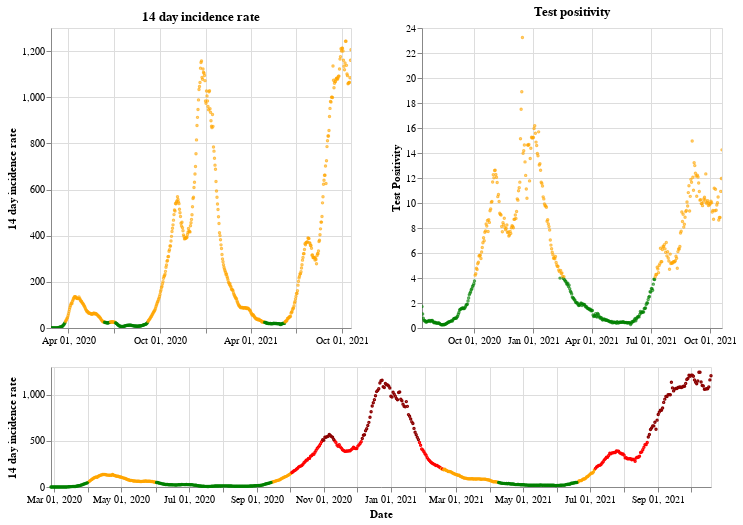

The code cell stored with this chart in its notebook:
### Markdown cell above
## Wales

### Code cell
plot_traffic_light('Wales')

### Figure 1 — Vega-Lite specification as saved in the notebook (floating-point values rounded to 4 significant figures; data arrays with more than 128 entries replaced by an {"elided": "..."} marker saying what was removed)
{"config": {"view": {"continuousWidth": 400, "continuousHeight": 300}}, "vconcat": [{"hconcat": [{"mark": {"type": "point", "size": 2}, "encoding": {"color": {"condition": {"value": "green", "test": "(datum.twoWeeklyCasesRate <= 25)"}, "value": "orange"}, "tooltip": [{"type": "nominal", "field": "areaName"}, {"type": "temporal", "field": "date"}, {"type": "quantitative", "field": "twoWeeklyCasesRate"}, {"type": "quantitative", "field": "testPositivity"}], "x": {"type": "temporal", "axis": {"title": ""}, "field": "date", "scale": {"domain": {"selection": "DateBrush"}}, "timeUnit": "yearmonthdate"}, "y": {"type": "quantitative", "axis": {"title": "14 day incidence rate"}, "field": "twoWeeklyCasesRate"}}, "title": "14 day incidence rate", "width": 300}, {"mark": {"type": "point", "size": 2}, "encoding": {"color": {"condition": {"value": "green", "test": "(datum.testPositivity <= 4)"}, "value": "orange"}, "tooltip": [{"type": "nominal", "field": "areaName"}, {"type": "temporal", "field": "date"}, {"type": "quantitative", "field": "twoWeeklyCasesRate"}, {"type": "quantitative", "field": "testPositivity"}], "x": {"type": "temporal", "axis": {"title": ""}, "field": "date", "scale": {"domain": {"selection": "DateBrush"}}, "timeUnit": "yearmonthdate"}, "y": {"type": "quantitative", "axis": {"title": "Test Positivity"}, "field": "testPositivity"}}, "title": "Test positivity", "width": 300}]}, {"layer": [{"mark": {"type": "point", "size": 2}, "encoding": {"color": {"condition": {"value": "orange", "test": "(((datum.testPositivity < 4) && (datum.twoWeeklyCasesRate >= 50)) && (datum.twoWeeklyCasesRate < 200))"}, "value": "red"}, "opacity": {"condition": {"value": 1, "test": "((datum.twoWeeklyCasesRate >= 50) && (datum.twoWeeklyCasesRate < 500))"}, "value": 0}, "tooltip": [{"type": "nominal", "field": "areaName"}, {"type": "temporal", "field": "date"}, {"type": "quantitative", "field": "twoWeeklyCasesRate"}, {"type": "quantitative", "field": "testPositivity"}], "x": {"type": "temporal", "axis": {"title": "Date"}, "field": "date", "timeUnit": "yearmonthdate"}, "y": {"type": "quantitative", "axis": {"title": "14 day incidence rate"}, "field": "twoWeeklyCasesRate"}}, "selection": {"DateBrush": {"type": "interval", "encodings": ["x"], "fields": ["Time"]}}}, {"mark": {"type": "point", "size": 2}, "encoding": {"color": {"value": "darkred"}, "opacity": {"condition": {"value": 1, "test": "(datum.twoWeeklyCasesRate >= 500)"}, "value": 0}, "tooltip": [{"type": "nominal", "field": "areaName"}, {"type": "temporal", "field": "date"}, {"type": "quantitative", "field": "twoWeeklyCasesRate"}, {"type": "quantitative", "field": "testPositivity"}], "x": {"type": "temporal", "axis": {"title": "Date"}, "field": "date", "timeUnit": "yearmonthdate"}, "y": {"type": "quantitative", "axis": {"title": "14 day incidence rate"}, "field": "twoWeeklyCasesRate"}}}, {"mark": {"type": "point", "size": 2}, "encoding": {"color": {"condition": {"value": "green", "test": "((datum.testPositivity < 4) && (datum.twoWeeklyCasesRate < 50))"}, "value": "orange"}, "opacity": {"condition": {"value": 1, "test": "(datum.twoWeeklyCasesRate < 50)"}, "value": 0}, "tooltip": [{"type": "nominal", "field": "areaName"}, {"type": "temporal", "field": "date"}, {"type": "quantitative", "field": "twoWeeklyCasesRate"}, {"type": "quantitative", "field": "testPositivity"}], "x": {"type": "temporal", "axis": {"title": "Date"}, "field": "date", "timeUnit": "yearmonthdate"}, "y": {"type": "quantitative", "axis": {"title": "14 day incidence rate"}, "field": "twoWeeklyCasesRate"}}}], "height": 120, "width": 660}], "data": {"name": "data-adc71467cd36eeab285c0b978a45349c"}, "$schema": "https://vega.github.io/schema/vega-lite/v4.8.1.json", "datasets": {"data-adc71467cd36eeab285c0b978a45349c": {"elided": "601 records"}}}
